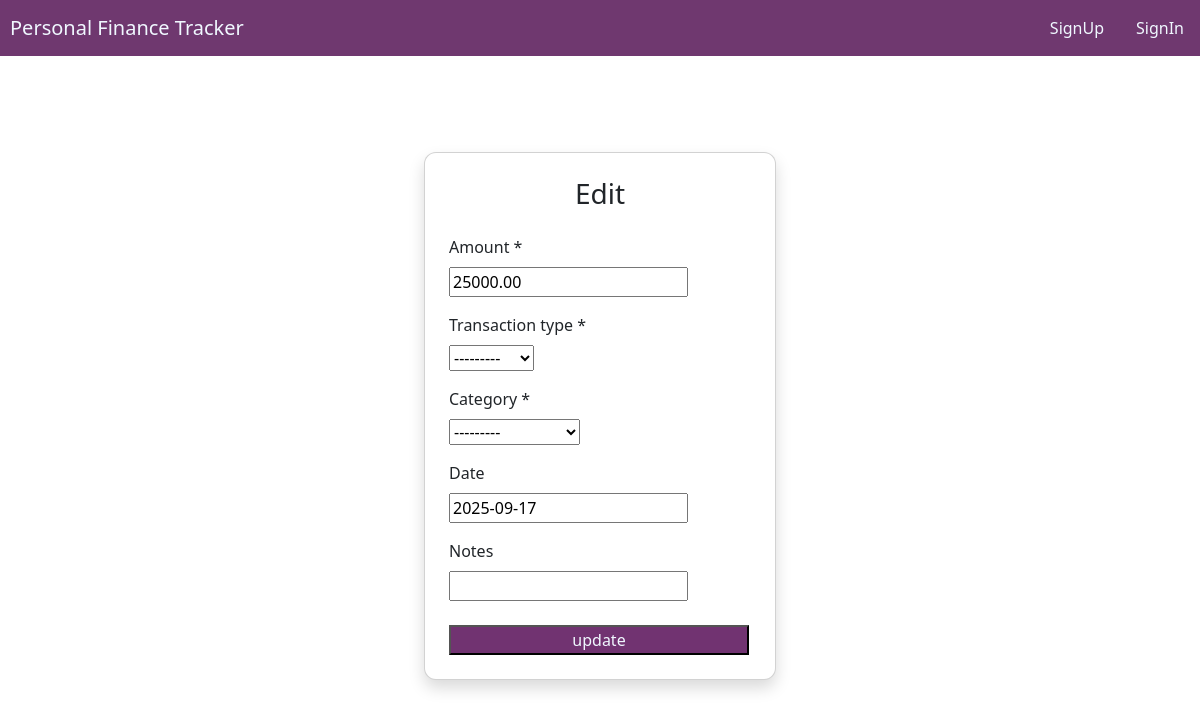
Page /edit/2/ on the committed database.
### finance/models.py (models this page shows, shortened)
class Transactions(models.Model):
     TYPE_CHOICES=(
          ('Income','Income'),
          ('Expense','Expense'),
     )
     CATEGORY_CHOICES=(
         ('Salary','Salary'),
          ('Food','Food'),
          ('Rent','Rent'),
         ('Travel','Travel'),
          ('Entertainment','Entertainment')
     )
     user=models.ForeignKey(User ,on_delete=models.CASCADE,null=False)
     amount=models.DecimalField(max_digits=20,decimal_places=2)
     type=models.CharField(max_length=10,choices=TYPE_CHOICES)
     category=models.CharField(max_length=20,choices=CATEGORY_CHOICES)
     date=models.DateField(default=timezone.now)
     notes=models.TextField(blank=True,null=True)

### finance/views.py (the view)
# urls.py: path('edit/<int:id>/',views.update_transaction,name='update'),
def update_transaction(request,id):
    form=TransactionForm(request.POST or None ,instance=Transactions.objects.get(id=id))
    if form.is_valid():
        form.save()
        return redirect('finance:transaction_list')
    context={
        'form':form,
    }
    return render(request,'finance/update.html',context)

### finance/form.py
class TransactionForm(forms.ModelForm):
    class Meta:
        model=Transactions
        fields=['amount','type','category','date','notes']

### finance/templates/finance/update.html (shortened to what this page needs)
{%extends 'finance/base.html'%}
{%block content%}
<div class="container d-flex justify-content-center align-items-center" style="min-height: 90vh;">
  <div class="card shadow p-4" style="width: 22rem; border-radius:12px;">
    <h3 class="text-center mb-4">Edit</h3>
<form method="Post">
    <div class="mb-3">
        <label class="form-label">Amount *</label>
        <div >{{form.amount}}</div required>
      </div>
      <div class="mb-3">
        <label class="form-label">Transaction type *</label>
        <div>{{form.type}}</div required>
      </div>
      <div class="mb-3">
        <label class="form-label">Category *</label>
      <div class="width-full">{{form.category}}</div required>
      </div>
      <div class="mb-3">
        <label class="form-label">Date</label>
        <div>{{form.date}}</div>
      </div>
      <div class="mb-3">
        <label class="form-label">Notes</label>
        <div><input type="password" name="notes" class="form-label" ></div>
      </div>
    <button type="submit" style="width: 300px;background-color: rgb(113, 51, 113);color: aliceblue;">update</button>
</form>
{%endblock%}

### rows in the picture
Transactions: amount "25000.00", type "---------", category "---------", date "2025-09-17"
